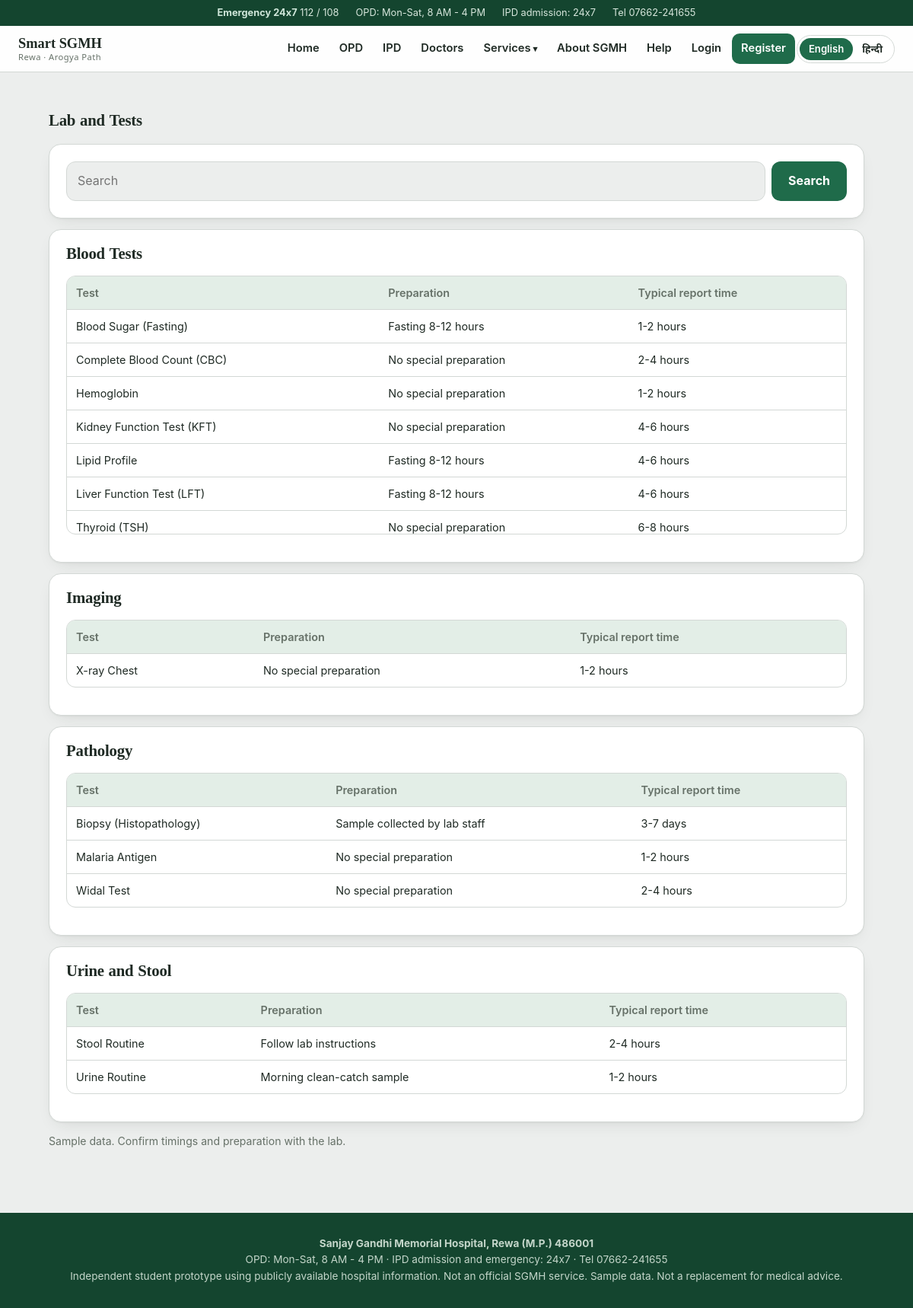
Screenshot of /lab-services with the database file from the repository.
### tables this page shows
CREATE TABLE lab_tests(id INTEGER PRIMARY KEY,name UNIQUE,category,prep,tat);

### app.py (the view)
@app.route("/lab-services")
def lab_services():
    text = request.args.get("q", "").strip(); g = {}
    for t in q("SELECT * FROM lab_tests WHERE name LIKE ? ORDER BY category,name", (f"%{text}%",)): g.setdefault(t["category"], []).append(t)
    return render_template("lab_services.html", groups=g, text=text)

### app.py (called while the page is built)
@app.before_request
def csrf_guard():  # every POST must carry the session's CSRF token
    if request.method == "POST" and not request.path.startswith("/api/v1/") and (not session.get("csrf") or request.form.get("csrf") != session["csrf"]): abort(400)

@app.after_request
def headers(r):
    r.headers.update({"X-Content-Type-Options": "nosniff", "X-Frame-Options": "DENY", "Referrer-Policy": "same-origin"}); return r

def db():
    c = sqlite3.connect(DB); c.row_factory = sqlite3.Row; return c

def q(sql, a=(), one=False, commit=False):
    c = db(); cur = c.execute(sql, a); r = cur.fetchone() if one else cur.fetchall()
    if commit: c.commit()
    lid = cur.lastrowid; c.close()
    return lid if commit else r

@app.context_processor
def inject_lang(): return dict(lang=session.get("lang", "en"), hi_map=HI if session.get("lang") == "hi" else {})

@app.after_request
def translate(r):
    if session.get("lang") == "hi" and not request.path.startswith("/app/") and r.mimetype == "text/html" and not r.direct_passthrough: r.set_data(tr_html(r.get_data(as_text=True)))
    return r

### templates/lab_services.html
{% extends 'base.html' %}{% block body %}<h2>Lab and Tests</h2><div class="c"><form method="get" style="display:flex;gap:8px"><input name="q" value="{{ text }}" placeholder="Search" style="margin:0"><button>Search</button></form></div>
{% for cat, rows in groups.items() %}<div class="c"><h2>{{ cat }}</h2><div class="tw"><table><tr><th>Test</th><th>Preparation</th><th>Typical report time</th></tr>{% for t in rows %}<tr><td>{{ t.name }}</td><td>{{ t.prep }}</td><td>{{ t.tat }}</td></tr>{% endfor %}</table></div></div>{% else %}<div class="c">No doctors found.</div>{% endfor %}
<p class="m">Sample data. Confirm timings and preparation with the lab.</p>{% endblock %}

### templates/base.html (style rules this page uses)
:root { --bg:#eceeed;--c:#ffffff;--tx:#1f2a24;--m:#667168;--p:#1f6b4a;--p2:#14452f;--p3:#e3eee7;--ac:#5a6b62;--bd:#d3d8d5;--ok:#1e8e5a;--no:#c0392b;--w:#5a6b62;--sh:0 1px 2px rgba(31,42,36,.05),0 8px 24px -12px rgba(31,42,36,.18);--r:16px }
* { box-sizing:border-box }
html { scroll-behavior:smooth }
body { margin:0;font-family:"Inter","Segoe UI","Noto Sans Devanagari",system-ui,sans-serif;background:var(--bg);color:var(--tx);line-height:1.6;font-size:16px }
h1,h2,h3 { font-family:Georgia,"Noto Serif Devanagari",serif;letter-spacing:-.01em;line-height:1.25 }
h2 { font-size:1.3rem;margin:26px 0 12px }
.c h2,.c h3 { margin-top:0 }
.m { color:var(--m);font-size:.88rem }
.c { background:var(--c);border:1px solid var(--bd);border-radius:var(--r);padding:22px;margin:14px 0;box-shadow:var(--sh) }
input,select,textarea { width:100%;padding:12px 14px;border-radius:12px;border:1px solid var(--bd);background:var(--bg);color:var(--tx);margin:6px 0 14px;font:inherit }
button,.btn { padding:12px 22px;border:0;border-radius:12px;background:var(--p);color:#fff;font:inherit;font-weight:700;cursor:pointer;text-decoration:none;display:inline-block;transition:.15s }
.tw { overflow:auto;max-height:340px;border:1px solid var(--bd);border-radius:12px;margin:8px 0 14px }
table { width:100%;border-collapse:collapse;font-size:.9rem }
td,th { padding:10px 12px;border-bottom:1px solid var(--bd);text-align:left }
tr:last-child td { border:0 }
th { color:var(--m);font-weight:600;background:var(--p3);position:sticky;top:0 }

### rows the page displays
lab_tests: category "Blood Tests", name "Blood Sugar (Fasting)", prep "Fasting 8-12 hours", tat "1-2 hours"
lab_tests: name "Complete Blood Count (CBC)", prep "No special preparation", tat "2-4 hours"
lab_tests: name "Hemoglobin", prep "No special preparation", tat "1-2 hours"
lab_tests: name "Kidney Function Test (KFT)", prep "No special preparation", tat "4-6 hours"
lab_tests: name "Lipid Profile", prep "Fasting 8-12 hours", tat "4-6 hours"
lab_tests: name "Liver Function Test (LFT)", prep "Fasting 8-12 hours", tat "4-6 hours"
lab_tests: name "Thyroid (TSH)", prep "No special preparation", tat "6-8 hours"
lab_tests: category "Imaging", name "X-ray Chest", prep "No special preparation", tat "1-2 hours"
lab_tests: category "Pathology", name "Biopsy (Histopathology)", prep "Sample collected by lab staff", tat "3-7 days"
lab_tests: name "Malaria Antigen", prep "No special preparation", tat "1-2 hours"
lab_tests: name "Widal Test", prep "No special preparation", tat "2-4 hours"
lab_tests: category "Urine and Stool", name "Stool Routine", prep "Follow lab instructions", tat "2-4 hours"
lab_tests: name "Urine Routine", prep "Morning clean-catch sample", tat "1-2 hours"
